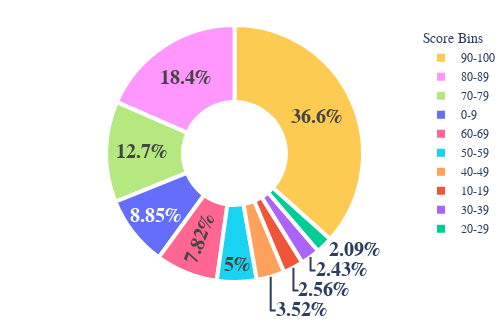

The notebook cell this image was saved under:
### Code cell
# Percentages of score bins

pie_data = df.groupby("score_bin", observed=True)["id"].count().reset_index()

fig = px.pie(
	data_frame = pie_data,
	values = "id",
	names = "score_bin",
	color="score_bin",
	hole=0.4
	)
fig.update_traces(
	hoverinfo='percent', 
	textinfo='percent',
	textfont_size=20, 
	texttemplate='<b>%{percent}</b>',
	marker=dict(line=dict(color='white', width=4)),
	hovertemplate=
	"<b>%{label}</b><br><b>%{percent}</b>"
	)

fig.update_layout(
    dragmode=False,
	margin=dict(t=25, b=0, l=10, r=0),
	legend_title="Score Bins", 
	title="",
	showlegend=True,
	font_family="Arial",
	autosize=False,
	width=500,
	height=325
	)

### Figure 1 — Plotly figure (JSON) as saved in the notebook; plotly's stock layout.template omitted (floating-point values rounded to 4 significant figures)
{"data": [{"customdata": [["0-9"], ["10-19"], ["20-29"], ["30-39"], ["40-49"], ["50-59"], ["60-69"], ["70-79"], ["80-89"], ["90-100"]], "domain": {"x": [0, 1], "y": [0, 1]}, "hole": 0.4, "hoverinfo": "percent", "hovertemplate": "<b>%{label}</b><br><b>%{percent}</b>", "labels": ["0-9", "10-19", "20-29", "30-39", "40-49", "50-59", "60-69", "70-79", "80-89", "90-100"], "legendgroup": "", "marker": {"colors": ["#636efa", "#EF553B", "#00cc96", "#ab63fa", "#FFA15A", "#19d3f3", "#FF6692", "#B6E880", "#FF97FF", "#FECB52"], "line": {"color": "white", "width": 4}}, "name": "", "showlegend": true, "textfont": {"size": 20}, "textinfo": "percent", "texttemplate": "<b>%{percent}</b>", "type": "pie", "values": [131522, 38087, 31026, 36076, 52306, 74267, 116185, 188458, 274247, 544376]}], "layout": {"autosize": false, "dragmode": false, "font": {"family": "Arial"}, "height": 325, "legend": {"title": {"text": "Score Bins"}, "tracegroupgap": 0}, "margin": {"b": 0, "l": 10, "r": 0, "t": 25}, "showlegend": true, "title": {"text": ""}, "width": 500}}
